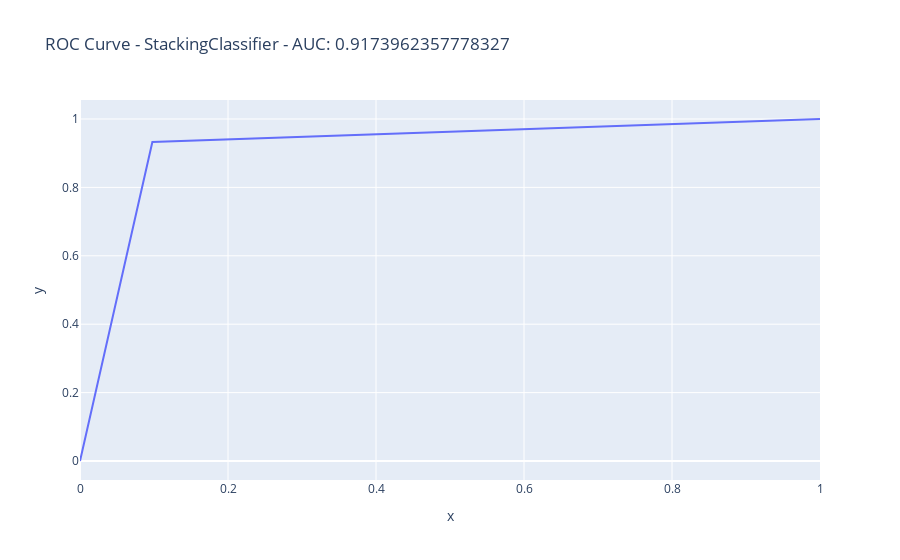

This figure's notebook cell:
### Code cell
fpr, tpr, _ = roc_curve(y_test, y_pred)
auc = roc_auc_score(y_test, y_pred)
px.line(x=fpr, y=tpr, title=f"ROC Curve - StackingClassifier - AUC: {auc}").show()
print(f"AUC: {auc}")
print(f"Best Params: {best_params}")

### Figure 1 — Plotly figure (JSON) as saved in the notebook; plotly's stock layout.template omitted (floating-point values rounded to 4 significant figures)
{"data": [{"hovertemplate": "x=%{x}<br>y=%{y}<extra></extra>", "legendgroup": "", "line": {"color": "#636efa", "dash": "solid"}, "marker": {"symbol": "circle"}, "mode": "lines", "name": "", "orientation": "v", "showlegend": false, "x": [0.0, 0.09779, 1.0], "xaxis": "x", "y": [0.0, 0.9326, 1.0], "yaxis": "y", "type": "scatter"}], "layout": {"xaxis": {"anchor": "y", "domain": [0.0, 1.0], "title": {"text": "x"}}, "yaxis": {"anchor": "x", "domain": [0.0, 1.0], "title": {"text": "y"}}, "legend": {"tracegroupgap": 0}, "title": {"text": "ROC Curve - StackingClassifier - AUC: 0.9173962357778327"}}}
